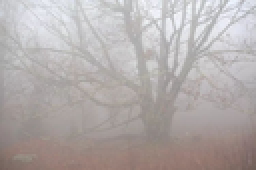
%> input picture Matlab图像均衡化和规定化/tree.png, 128 x 85 px, shrunk from 640 x 426 before the run (shown 2 times larger)
$ octave 'Histogram equalization.m'   (GNU Octave 9; MATLAB toolbox functions it lacks are replaced by stand-ins)
%> lines starting %> are read from the running program, lines starting %| are printed output that depends on the picture
close all; clear all; clc
%%

f=imread('tree.png');  %读取图像, 设定图像文件位置
%> f is the input picture: size 85x128x3 uint8; mean R, G, B 178.5, 171.8, 170.8
f=rgb2gray(f);         %rgb2gray
%> f: size 85x128 uint8
x=0:255;               %设定图像长度 (有待确认名称) 灰度值长度?
num=zeros(1,256);      %设定直方图(x,y)=灰度值*像素数
sum_num1=0;
[a,b]=size(f);   %输入图像   长a  *  宽b,
%> a = 85; b = 128
for i=0:255   %像素灰度值
    for j=1:a
        for m=1:b
            if f(j,m)==i     %确定图像的某个像素的灰度值
                num(i+1)=num(i+1)+1;   %i为0到255,统计个灰度值的个数
            end
        end
    end
end
%> after the loop, num = 256 values, max 180 at index 170, min 0 at index 1, mean 42.5
sum_num=a*b;  %计算像素总数
%> sum_num = 10880
subplot(2,2,1),bar(x,num/sum_num,0.875),title('原始直方图');

%直方图均衡化
num1=zeros(1,256);
num2=zeros(1,256);
for i=1:256
    for j=1:i
        sum_num1=sum_num1+num(j);  %累计直方图
    end
    num1(i)=round(255*sum_num1/sum_num); %取整
    sum_num1=0;
end
%> after the loop, num1 = 256 values from 0 to 255
for i=1:256
    num2(i)=sum(num(num1==(i-1)));
end
%> after the loop, num2 = 256 values, max 180 at index 120, min 0 at index 14, mean 42.5
subplot(2,2,3),bar(x,num2/sum_num,0.875),title('均衡化直方图');

%均衡化后的图像
f_new=f;
for i=0:255
    f_new(f==i)=num1(i+1); %找出原图像素的位置，将均衡化后的像素填入对应位置
end
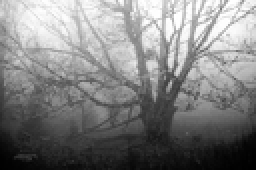
%> f_new: size 85x128 uint8 (shown 2 times larger); min 0, max 255, mean 128.8
subplot(2,2,2),imshow(f);title('原始图像')
subplot(2,2,4),imshow(f_new);title('均衡化后的图像')
%> after `title('均衡化后的图像')`:
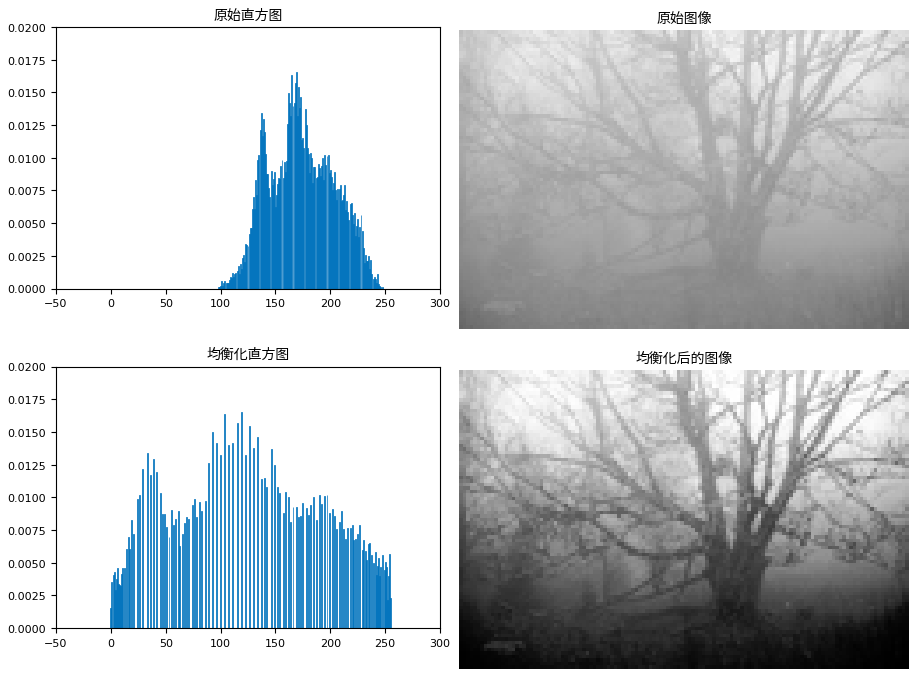
%> figure redrawn from the program's plot data, 4 panels


imwrite(f_new, 'tree_new.png')
